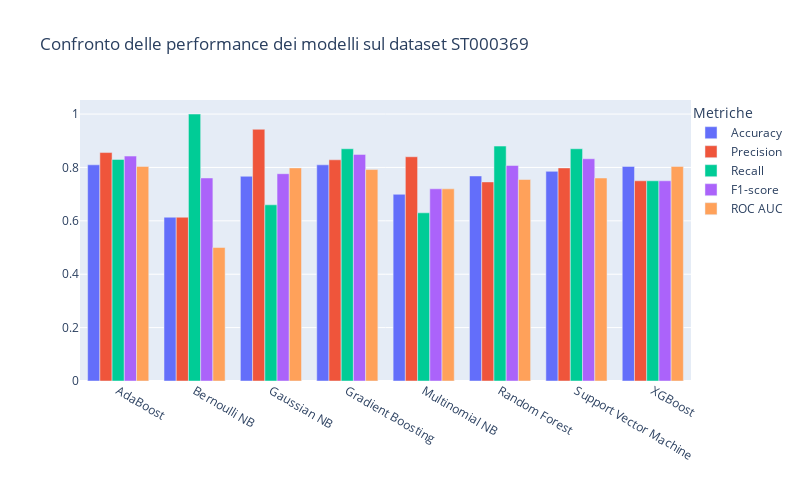

Source (notebook cell):
### Code cell
fig = px.bar(df.T, barmode='group', title='Confronto delle performance dei modelli sul dataset ST000369',
             labels={'value': 'Valore', 'variable': 'Metrica', 'index': 'Modello',},
             width=800, height=500)

fig.update_layout(showlegend=True, legend_title='Metriche', legend=dict(x=1, y=1, traceorder='normal'))

fig.update_xaxes(title_text='')
fig.update_yaxes(title_text='')

### Figure 1 — Plotly figure (JSON) as saved in the notebook; plotly's stock layout.template omitted (floating-point values rounded to 4 significant figures)
{"data": [{"alignmentgroup": "True", "hovertemplate": "Metrica=Accuracy<br>Modello=%{x}<br>Valore=%{y}<extra></extra>", "legendgroup": "Accuracy", "marker": {"color": "#636efa", "pattern": {"shape": ""}}, "name": "Accuracy", "offsetgroup": "Accuracy", "orientation": "v", "showlegend": true, "textposition": "auto", "type": "bar", "x": ["AdaBoost", "Bernoulli NB", "Gaussian NB", "Gradient Boosting", "Multinomial NB", "Random Forest", "Support Vector Machine", "XGBoost"], "xaxis": "x", "y": [0.8098, 0.6135, 0.7669, 0.8098, 0.6994, 0.768, 0.7853, 0.8039], "yaxis": "y"}, {"alignmentgroup": "True", "hovertemplate": "Metrica=Precision<br>Modello=%{x}<br>Valore=%{y}<extra></extra>", "legendgroup": "Precision", "marker": {"color": "#EF553B", "pattern": {"shape": ""}}, "name": "Precision", "offsetgroup": "Precision", "orientation": "v", "showlegend": true, "textposition": "auto", "type": "bar", "x": ["AdaBoost", "Bernoulli NB", "Gaussian NB", "Gradient Boosting", "Multinomial NB", "Random Forest", "Support Vector Machine", "XGBoost"], "xaxis": "x", "y": [0.8557, 0.6135, 0.9429, 0.8286, 0.84, 0.7458, 0.7982, 0.75], "yaxis": "y"}, {"alignmentgroup": "True", "hovertemplate": "Metrica=Recall<br>Modello=%{x}<br>Valore=%{y}<extra></extra>", "legendgroup": "Recall", "marker": {"color": "#00cc96", "pattern": {"shape": ""}}, "name": "Recall", "offsetgroup": "Recall", "orientation": "v", "showlegend": true, "textposition": "auto", "type": "bar", "x": ["AdaBoost", "Bernoulli NB", "Gaussian NB", "Gradient Boosting", "Multinomial NB", "Random Forest", "Support Vector Machine", "XGBoost"], "xaxis": "x", "y": [0.83, 1, 0.66, 0.87, 0.63, 0.88, 0.87, 0.75], "yaxis": "y"}, {"alignmentgroup": "True", "hovertemplate": "Metrica=F1-score<br>Modello=%{x}<br>Valore=%{y}<extra></extra>", "legendgroup": "F1-score", "marker": {"color": "#ab63fa", "pattern": {"shape": ""}}, "name": "F1-score", "offsetgroup": "F1-score", "orientation": "v", "showlegend": true, "textposition": "auto", "type": "bar", "x": ["AdaBoost", "Bernoulli NB", "Gaussian NB", "Gradient Boosting", "Multinomial NB", "Random Forest", "Support Vector Machine", "XGBoost"], "xaxis": "x", "y": [0.8426, 0.7605, 0.7765, 0.8488, 0.72, 0.8073, 0.8325, 0.75], "yaxis": "y"}, {"alignmentgroup": "True", "hovertemplate": "Metrica=ROC AUC<br>Modello=%{x}<br>Valore=%{y}<extra></extra>", "legendgroup": "ROC AUC", "marker": {"color": "#FFA15A", "pattern": {"shape": ""}}, "name": "ROC AUC", "offsetgroup": "ROC AUC", "orientation": "v", "showlegend": true, "textposition": "auto", "type": "bar", "x": ["AdaBoost", "Bernoulli NB", "Gaussian NB", "Gradient Boosting", "Multinomial NB", "Random Forest", "Support Vector Machine", "XGBoost"], "xaxis": "x", "y": [0.8039, 0.5, 0.7983, 0.7921, 0.7198, 0.7548, 0.7604, 0.8039], "yaxis": "y"}], "layout": {"barmode": "group", "height": 500, "legend": {"title": {"text": "Metriche"}, "tracegroupgap": 0, "traceorder": "normal", "x": 1, "y": 1}, "showlegend": true, "title": {"text": "Confronto delle performance dei modelli sul dataset ST000369"}, "width": 800, "xaxis": {"anchor": "y", "domain": [0, 1], "title": {"text": ""}}, "yaxis": {"anchor": "x", "domain": [0, 1], "title": {"text": ""}}}}
